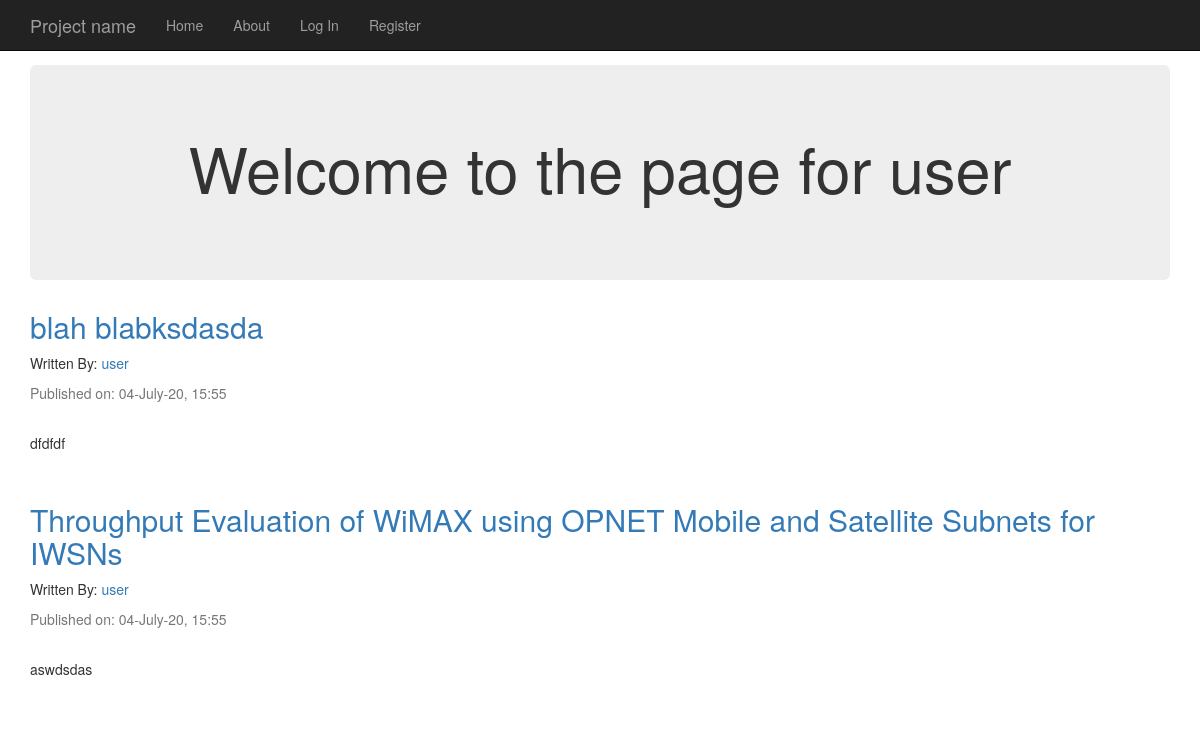
/user, run on the app's committed database.
### project/models.py (models this page shows, shortened)
class User(db.Model, UserMixin):
    __tablename__ = 'users'
    id = db.Column(db.Integer, primary_key=True)
    profile_image = db.Column(db.String(64), nullable=False, default='default_profile.png')
    email = db.Column(db.String(64), unique=True, index=True)
    username = db.Column(db.String(64), unique=True, index=True)
    password_hash = db.Column(db.String(128))
    post = db.relationship('BlogPost', backref='author', lazy=True)

class BlogPost(db.Model):
    id = db.Column(db.Integer, primary_key = True)
    user_id = db.Column(db.Integer, db.ForeignKey('users.id'), nullable=False)
    created_on = db.Column(db.DateTime, default=db.func.current_timestamp(), nullable=False)
    title = db.Column(db.String(126), nullable=False)
    text = db.Column(db.Text, nullable=False)

### project/users/views.py (the view)
@users.route('/<username>')
def user_posts(username):
    page = request.args.get('page',1,type=int)
    user = User.query.filter_by(username=username).first_or_404()
    blog_posts = BlogPost.query.filter_by(author=user).order_by(BlogPost.created_on.desc())
    return render_template('user_blog_posts.html', blog_posts=blog_posts, user=user)

### project/users/templates/users/user_blog_posts.html (shortened to what this page needs)
{% extends 'base.html' %}
{% block content %}
<div class="jumbotron text-center">
    <h1>Welcome to the page for {{ user.username }}</h1>
</div>
{% for post in blog_posts %}
    <h2><a href="{{url_for('blog_posts.blog_post', blog_post_id=post.id)}}">{{post.title}}</a></h2>
    <p>Written By: <a href="{{url_for('users.user_posts', username=post.author.username)}}">{{post.author.username}}</a></p>
    <p class="text-muted">Published on: {{post.created_on.strftime("%d-%B-%y, %H:%M")}} </p>
    <br>
    <p>{{post.text}}</p>
    <br>
{% endfor %}
{% endblock %}

### project/templates/base.html (style rules this page uses)
body { padding-top: 65px; }

### data on the page
User: username "user"
BlogPost: title "blah blabksdasda", author.username "user", created_on "04-July-20, 15:55", text "dfdfdf"
BlogPost: title "Throughput Evaluation of WiMAX using OPNET Mobile and Satellite Subnets for IWSNs", author.username "user", created_on "04-July-20, 15:55", text "aswdsdas"
